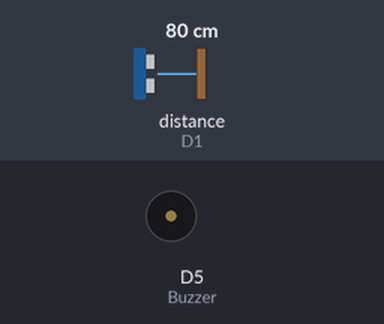
Recording of a sketch running on a simulated ESP8266 (NodeMCU). Shown: buzzer (waves = sounding). Wiring (inferred from the names in the program): ultrasonic range finder: trigger D0; echo D1. The inputs (shaded band) are chosen by the test bench; at power-on: distance to the obstacle (sensor on D1) 80 cm. The echo pulse lasts 58.3 µs per cm; what the sketch prints to the serial monitor is not drawn.

Above: at 1.2 s.
1.3 s: distance to the obstacle (sensor on D1) set to 20 cm
2.8 s: distance to the obstacle (sensor on D1) set to 17 cm
Timing chart, 0 to 10.3 s (numbered marks = the images above; inputs shaded):
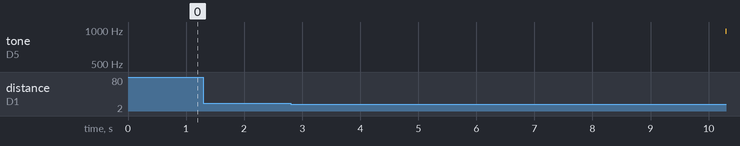

Measured:
- after the input at 1.3 s, every drawn part: stays the same
- after the input at 2.8 s, tone on D5 (Buzzer): silent → 974 Hz after 7.5 s

The sketch:

Buzzer.ino
```cpp
#define trigPin D0 // Declara constante trigPin
#define echoPin D1 // Declara constante como echoPin
#define tempo 5 // Declara constante de tempo

int frequencia = 0; // Inicializa variável de frequência em 0
int Buzzer = D5; // Inicializa buzzer no pino 13
int duration, distance;// Inicializa variável de distância e tempo

void setup() {
 Serial.begin (9600);
 pinMode(trigPin, OUTPUT);
 pinMode(echoPin, INPUT);
 pinMode(Buzzer, OUTPUT);
 digitalWrite(Buzzer, LOW);
}

void loop() {
  delay(200);
 digitalWrite(trigPin, HIGH);
 delayMicroseconds(10);
 digitalWrite(trigPin, LOW);
 duration = pulseIn(echoPin, HIGH);
 distance = (duration / 2) / 29.1; // Define base do cálculo de conversão
 Serial.print("Distância= ");
 Serial.println(distance);
 if ( distance < 19) { // Define as distâncias bases de verificação

  Serial.println("Pessoa Detectada");
 // Imprime o valor da distância no Monitor Serial

   for (frequencia = 150; frequencia < 1800; frequencia += 1) { // Tone que produz sirene de polícia
     tone(Buzzer, frequencia, tempo);
     delay(3);
   }
   for (frequencia = 1800; frequencia > 150; frequencia -= 1) { // Tone que produz sirene de polícia
     tone(Buzzer, frequencia, tempo);
     delay(3);
   }
  }

 else {
    digitalWrite(Buzzer, LOW);
 }

}
```
